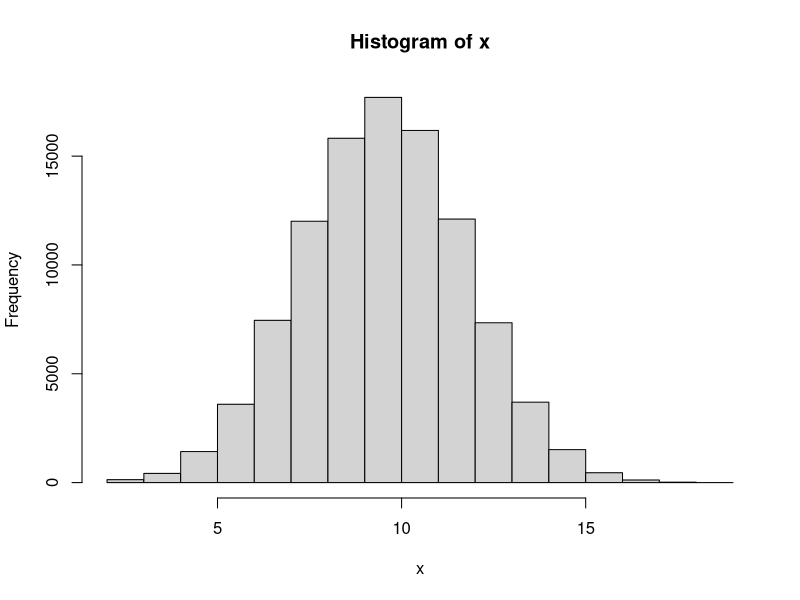
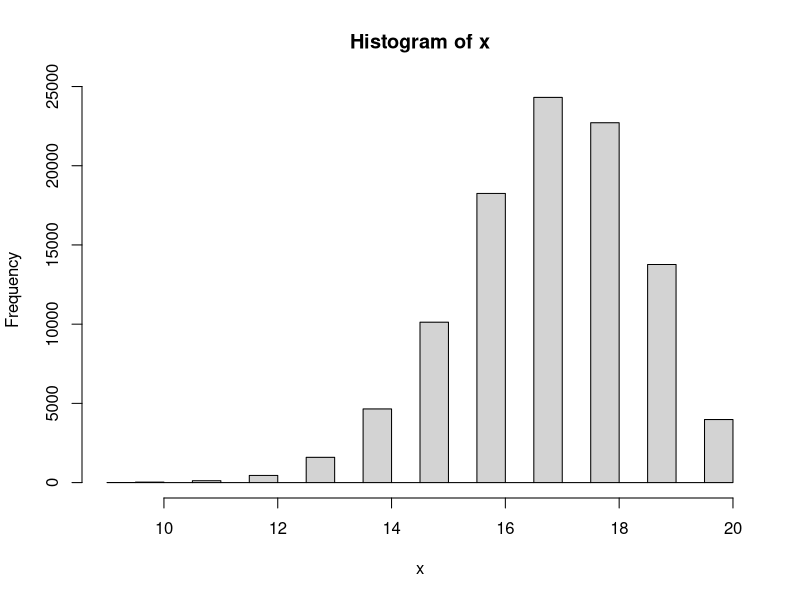

These figures' R source, in order:

#------------------

# Answer to the Question # 01

#------------------

# 1 of Q.1 

#a) 

# Taking a sample 

x1 <- rbinom(1, 20, 0.5)

x1


#b) 

#Finding the range for x1


n <- 20

p <- 0.5


# Find the minimum value

min_value <- min(0, n)

# Find the maximum value

max_value <- max(0:n)

# Calculate the cumulative probability at the minimum value

cdf_min <- pbinom(min_value, n, p)

# Calculate the cumulative probability at the maximum value

cdf_max <- pbinom(max_value, n, p)

# Range of the binomial distribution

range_binomial <- c(min_value, max_value)

range_binomial


#2 of Q.1

# Repeating Q.1 for N = 100000 times


N <- 100000

x <- rep(NA, N)

x

for (i in 1: N){
  x[i] <- rbinom(1, 20, 0.5)
}

x

# Plot the histogram

hist(x)

#Find the min and max value

max(x)

min(x)


#3 of Q.1 

# Now setting if x is bigger or less than 15 then y = 1 . And y = 0 otherwise.

y_1 <- ifelse(c(x)>=15, 1,0)
y_1



# 4 of Q.1

#Calculating summation of y


sum(y_1)




#5 of Q.1 


# Now repeating all the steps above for n = 20 and p =0.85


#a) 

# Taking a sample 

x1 <- rbinom(1, 20, 0.85)
x1


#b)

#Finding the range for x1

n <- 20

p <- 0.85

# Find the minimum value

min_value <- min(0, n)

# Find the maximum value

max_value <- max(0:n)

# Calculate the cumulative probability at the minimum value

cdf_min <- pbinom(min_value, n, p)

# Calculate the cumulative probability at the maximum value

cdf_max <- pbinom(max_value, n, p)

# Range of the binomial distribution

range_binomial <- c(min_value, max_value)

range_binomial


#c. 

# Now taking N = 100000 times

N <- 100000

x <- rep(NA, N)

x

for (i in 1: N){
  x[i] <- rbinom(1, 20, 0.85)
}

x

# Plot the histogram

hist(x)


#Find the min and max value

max(x)

min(x)


#d. 

# Now setting if x is bigger or less than 15 then y = 1 . And y = 0 otherwise

y_1 <- ifelse(c(x)>=15, 1,0)
y_1


#e. 

#Calculating summation of y

sum(y_1)


#f. 

#Calculating summation of y divided by N

sum(y_1) / N




# ---------------------------------------------

# Answer to the Question # 01 - (6) : 

# ---------------------------------------------


# Now I have to make a guess about type I and type II errors for Null Hypothesis H0: p0 = 0.5 VS Alternative hypothesis H1: p1 = 0.85. For setting that what is the chance of a fair coin landing on heads at least 15 times out of 20 flips.


# Type I error means we reject the null hypothesis when it is actually true. It is also known as 'False Positive'. The significance level or alpha (a) is the probability of making a type I error. We usually set it as 0.05 or 0.01.


# The chance of a fair coin landing on heads at least 15 times out of 20 flips, we are using binomial distribution and two tailed test for this question. By calculating on the calculator it is found that the probability of getting 15 or more successes out of 20 trials when the p0 = 0.5 is approximately 0.026. So, it can be said that if the p0 = 0.5, we would reject the null hypothesis and conclude that the proportion is significantly different from 0.5 in about 2.6% of the cases.

# On the other hand, Type II error means we fail to reject the null hypothesis when it is actually false. It is also known as 'False Negative'. The probability of making a type II error is denoted by beta (B).

# To find the probability of a type II error, we know that for the alternative hypothesis, p1 = 0.85. By calculating on the calculator, we got that the chance of a fair coin landing on heads at least 15 times out of 20 flips when p1 = 0.85 is approximately 0.408. This means we would fail to reject the null hypothesis and conclude that the proportion is not significantly different from 0.5 in about 40.8% of the cases.

# In summary, the estimated probabilities of making a type I error and a type II error for this hypothesis test are approximately 0.026 and 0.408, respectively.





# ---------------------------------------------

#Answer to the Q. 2 :

# ---------------------------------------------

# Here is the sample : 2 2 1 2 2 2 1 1 2 1 1 2 2 1 1 2 1 2 2 2 1 2 1 2 1 2 2 2 2 2 2 2 2 1 2 1 2 1 2 2


# We have to test the sample that if it is random or not.


# To test whether the process of treatment assignments is random, we will use a chi-squared fit test. At first we will count the number of treatments of each type, and then compare the observed frequencies to the expected frequencies under the assumption of a random process.

# In this case, there are 40 treatments. Among them:
  
# For Observed frequencies: Type 1 = 18 treatments and Type 2 = 22 treatments.

# Expected frequencies (we assume that there is randomness): Type 1 = 20 treatments and Type 2 = 20  treatments. (As there are 40 treatments in total and a 50% chance of each type).


# To calculate the chi-squared statistic, we can use the formula:
  
#  χ2 = Σ ((Oi - Ei)² / Ei)

# Here,

# Oi = Observed Frequency for category  i , (here i = 1 or 2), 

# Ei = Expected frequency for category i, (here i = 1 or 2).

# And the sum is taken over all categories.

# By using online calculator and plugging the numbers, we got that:
  
  
# χ2 = ((18-20)²/20) + ((22-20)²/20) = 0.4


# To determine whether this value is statistically significant, we need to compare it to a chi-squared distribution with one degree of freedom (since we have two categories and one parameter estimated from the data). Using a table, we find that the p-value for this test is approximately 0.5, which is very large.

# Therefore, we fail to reject the null hypothesis that the treatment assignments are random. In other words, there is no evidence to suggest that the process was biased or non-random.



# ---------------------------------------------

#Answer to the Q. 3 :

# ---------------------------------------------


#Answer for 3 - a


#1

# Taking a sample

x2 <- rbinom(1, 1, 0.5)
x2


#Then identify the range

n <- 1
p <- 0.5


# Find the minimum value

min_value <- min(0, n)


# Find the maximum value

max_value <- max(0:n)


# Calculate the cumulative probability at the minimum value

cdf_min <- pbinom(min_value, n, p)

# Calculate the cumulative probability at the maximum value

cdf_max <- pbinom(max_value, n, p)

# Range of the binomial distribution

range_binomial <- c(min_value, max_value)

range_binomial


#For question 3 - (a) - #2 and #3

# Patient will get “A” if x2 = 1, and get “B” if x2 = 0

# Repeating 1 & 2 for N = 40


N <- 40
x <- rep(NA, N)

x

for (i in 1: N){
  x[i] <- rbinom(1, 1, 0.5)
}

x

# Now assigning A and B for 1 and 0 respectively.

x[x == 1] <- "A"
x[x == 0] <- "B"


# print the modified values of x

print(x)


#Number of A and B

table(x)


# --------------------------------------------


# --------------------------------------------


#Answer for 3 - b



# Set the block size

block_size <- 40


# Create a vector of treatment assignments

treatments <- rep(c("A", "B"), length.out = block_size*1)


# Create a vector of block assignments

blocks <- rep(1:1, each = block_size)


# Randomly permute the blocks

blocks <- sample(blocks)


# Order the treatment assignments within each block

for (i in 1:1) {
  treatments[blocks == i] <- sample(treatments[blocks == i])
}

# View the resulting treatment assignments by block

a <- split(treatments, blocks)

a

#Number of A and B

table(a)

# The difference between 3(a) and 3 (b) is that - in 3 (a) , though the probability is p = 0.5 , for the N = 40 , number of A and B is not same. For my case , A = 18 and B = 22. But, in 3 (b) we used random permutated block randomization with a block size of 40. And for this case number of A and B is same. For my case , A = 20 and B = 20.



# --------------------------------------------

# --------------------------------------------


# Answer for 3 - c


# Set the block size of 8


block_size <- 8


# Create a vector of treatment assignments


treatments <- rep(c("A", "B"), length.out = block_size*5)


# Create a vector of block assignments


blocks <- rep(1:5, each = block_size)




# Randomly permute the blocks



blocks <- sample(blocks)



# Order the treatment assignments within each block

for (i in 1:5) {
  treatments[blocks == i] <- sample(treatments[blocks == i])
}


# View the resulting treatment assignments by block. There are 5 different block with block size of 8


d <- split(treatments, blocks)
d

# Now, merging all the 5 different blocks into 1. So, now there will be 40


b <- unsplit(treatments, blocks)

b


#Number of A and B

table(b)

# The difference between 3(b) and 3 (c) is that - in 3 (b) , we used random permutated block randomization with a block size of 40. And for this case number of A and B is same. For my case , it was A = 20 and B = 20. But, in 3 (c) though we used random permutated block randomization, but this time with a block size of 8. After that we added all the 8 blocks so total sample is 40. And for this case number of A and B is not same. For my case , it was A = 24 and B = 16. 

# If we stop the study for toxicity for in sample size = 20, then for 3 (b) = The difference between number of A and B will not be that much. 

# But, for 3 (c) = The difference between number of A and B will be more than 3 (b)
